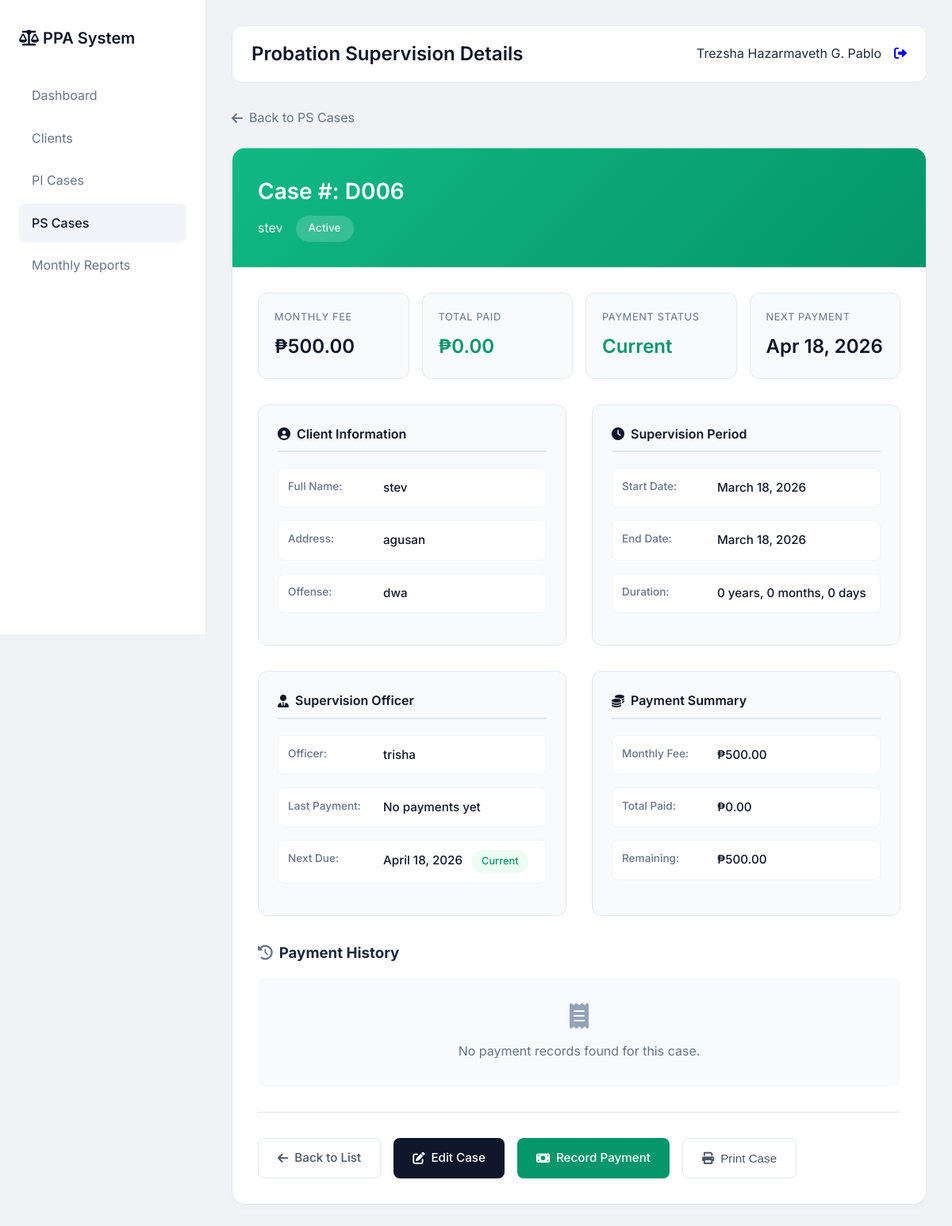
Page /ps_view.php?id=8 (signed in) on the committed database.
### tables this page shows
CREATE TABLE `probation_supervision` (
  `id` int(11) NOT NULL,
  `docket_number` varchar(50) DEFAULT NULL,
  `name` varchar(255) NOT NULL,
  `offense` text DEFAULT NULL,
  `payment` decimal(10,2) DEFAULT 0.00,
  `address` text DEFAULT NULL,
  `start_date` date DEFAULT NULL,
  `end_date` date DEFAULT NULL,
  `supervising_officer` varchar(255) DEFAULT NULL,
  `status` enum('Active','Terminated','Revoked','Completed') DEFAULT 'Active',
  `monthly_fee` decimal(10,2) DEFAULT 500.00,
  `last_payment_date` date DEFAULT NULL,
  `next_payment_date` date DEFAULT NULL,
  `created_by` int(11) DEFAULT NULL,
  `created_at` timestamp NOT NULL DEFAULT current_timestamp(),
  `updated_at` timestamp NULL DEFAULT NULL ON UPDATE current_timestamp(),
  `client_id` int(11) DEFAULT NULL,
  `source_pi_id` int(11) DEFAULT NULL
);

### ps_view.php (the view, shortened to what this page needs)
<?php
include 'config/database.php';
$id = $_GET['id'] ?? 0;
$user_role = $_SESSION['role'] ?? 'staff';
$can_edit = ($user_role == 'main' || $user_role == 'admin');
$fullname = $_SESSION['fullname'] ?? 'User';
$case = mysqli_query($conn, "SELECT * FROM probation_supervision WHERE id='$id'");
$row = mysqli_fetch_assoc($case);
$payments = mysqli_query($conn, "SELECT * FROM probation_payments WHERE probation_id='$id' ORDER BY payment_date DESC");
$total_paid = 0;
mysqli_data_seek($payments, 0);
function getPaymentStatus($last_payment, $next_payment) {
    $today = date('Y-m-d');
    return 'Current';
}
$payment_status = getPaymentStatus($row['last_payment_date'], $row['next_payment_date']);
?>
<!DOCTYPE html>
<html lang="en">
<head>
    <link rel="stylesheet" href="https://cdnjs.cloudflare.com/ajax/libs/font-awesome/6.0.0/css/all.min.css">
</head>
<body>
    <div class="app">
        <div class="sidebar">
            <div class="logo">
                <i class="fas fa-scale-balanced"></i> PPA System
            </div>
            <a href="dashboard.php" class="nav-item">Dashboard</a>
            <a href="clients.php" class="nav-item">Clients</a>
            <a href="pi_list.php" class="nav-item">PI Cases</a>
            <a href="ps_list.php" class="nav-item active">PS Cases</a>
            <a href="monthly_reports.php" class="nav-item">Monthly Reports</a>
        </div>
        <div class="main">
            <div class="top-bar">
                <h1 class="page-title">Probation Supervision Details</h1>
                <div class="user-menu">
                    <span><?php echo $fullname; ?></span>
                    <a href="logout.php"><i class="fas fa-sign-out-alt"></i></a>
                </div>
            </div>
            <a href="ps_list.php" class="back-link">
                <i class="fas fa-arrow-left"></i> Back to PS Cases
            </a>
            <div class="case-card">
                <div class="case-header">
                    <div class="case-title">Case #: <?php echo $row['docket_number']; ?></div>
                    <div class="case-subtitle">
                        <span><?php echo $row['name']; ?></span>
                        <span class="status-badge"><?php echo $row['status']; ?></span>
                    </div>
                </div>
                <div class="case-body">
                    <div class="stats-grid">
                        <div class="stat-card">
                            <div class="stat-label">Monthly Fee</div>
                            <div class="stat-value">₱<?php echo number_format($row['monthly_fee'] ?? 500, 2); ?></div>
                        </div>
                        <div class="stat-card">
                            <div class="stat-label">Total Paid</div>
                            <div class="stat-value success">₱<?php echo number_format($total_paid, 2); ?></div>
                        </div>
                        <div class="stat-card">
                            <div class="stat-label">Payment Status</div>
                            <div class="stat-value <?php
                                echo $payment_status == 'Overdue' ? 'danger' :
                                    ($payment_status == 'Current' ? 'success' : 'warning');
                            ?>">
                                <?php echo $payment_status; ?>
                            </div>
                        </div>
                        <div class="stat-card">
                            <div class="stat-label">Next Payment</div>
                            <div class="stat-value">
                                <?php echo $row['next_payment_date'] ? date('M d, Y', strtotime($row['next_payment_date'])) : 'N/A'; ?>
                            </div>
                        </div>
                    </div>
                    <div class="info-grid">
                        <div class="info-section">
                            <div class="section-title">
                                <i class="fas fa-user-circle"></i>
                                Client Information
                            </div>
                            <div class="info-row">
                                <span class="info-label">Full Name:</span>
                                <span class="info-value"><?php echo $row['name']; ?></span>
                            </div>
                            <div class="info-row">
                                <span class="info-label">Address:</span>
                                <span class="info-value"><?php echo $row['address']; ?></span>
                            </div>
                            <div class="info-row">
                                <span class="info-label">Offense:</span>
                                <span class="info-value"><?php echo $row['offense']; ?></span>
                            </div>
                        </div>
                        <div class="info-section">
                            <div class="section-title">
                                <i class="fas fa-clock"></i>
                                Supervision Period
                            </div>
                            <div class="info-row">
                                <span class="info-label">Start Date:</span>
                                <span class="info-value"><?php echo date('F d, Y', strtotime($row['start_date'])); ?></span>
                            </div>
                            <div class="info-row">
                                <span class="info-label">End Date:</span>
                                <span class="info-value"><?php echo date('F d, Y', strtotime($row['end_date'])); ?></span>
                            </div>
                            <div class="info-row">
                                <span class="info-label">Duration:</span>
                                <span class="info-value">
                                    <?php
                                    $start = new DateTime($row['start_date']);
                                    $end = new DateTime($row['end_date']);
                                    $interval = $start->diff($end);
                                    echo $interval->format('%y years, %m months, %d days');
                                    ?>
                                </span>
                            </div>
                        </div>
                        <div class="info-section">
                            <div class="section-title">
                                <i class="fas fa-user-tie"></i>
                                Supervision Officer
                            </div>
                            <div class="info-row">
                                <span class="info-label">Officer:</span>
                                <span class="info-value"><?php echo $row['supervising_officer'] ?? 'Not Assigned'; ?></span>
                            </div>
                            <div class="info-row">
                                <span class="info-label">Last Payment:</span>
                                <span class="info-value"><?php echo $row['last_payment_date'] ? date('F d, Y', strtotime($row['last_payment_date'])) : 'No payments yet'; ?></span>
                            </div>
                            <div class="info-row">
                                <span class="info-label">Next Due:</span>
                                <span class="info-value">
                                    <?php echo $row['next_payment_date'] ? date('F d, Y', strtotime($row['next_payment_date'])) : 'N/A'; ?>
                                    <?php if($payment_status == 'Overdue'): ?>
                                        <span class="payment-status payment-overdue" style="margin-left: 0.5rem;">Overdue</span>
                                    <?php elseif($payment_status == 'Current'): ?>
                                        <span class="payment-status payment-current" style="margin-left: 0.5rem;">Current</span>
                                    <?php endif; ?>
                                </span>
                            </div>
                        </div>
                        <div class="info-section">
                            <div class="section-title">
                                <i class="fas fa-coins"></i>
                                Payment Summary
                            </div>
                            <div class="info-row">
                                <span class="info-label">Monthly Fee:</span>
                                <span class="info-value">₱<?php echo number_format($row['monthly_fee'] ?? 500, 2); ?></span>
                            </div>
                            <div class="info-row">
                                <span class="info-label">Total Paid:</span>
                                <span class="info-value success">₱<?php echo number_format($total_paid, 2); ?></span>
                            </div>
                            <div class="info-row">
                                <span class="info-label">Remaining:</span>
                                <span class="info-value">
                                    <?php
                                    $months_elapsed = ceil((time() - strtotime($row['start_date'])) / (30 * 24 * 60 * 60));
                                    $expected = $months_elapsed * ($row['monthly_fee'] ?? 500);
                                    $remaining = max(0, $expected - $total_paid);
                                    echo '₱' . number_format($remaining, 2);
                                    ?>
                                </span>
                            </div>
                        </div>
                    </div>
                    <div style="margin-top: 2rem;">
                        <h3 style="margin-bottom: 1rem; display: flex; align-items: center; gap: 0.5rem;">
                            <i class="fas fa-history" style="color: #64748b;"></i>
                            Payment History
                        </h3>
                        <?php if(mysqli_num_rows($payments) > 0): ?>
                            <div class="table-container">
                                <table>
                                    <thead>
                                        <tr>
                                            <th>Date</th>
                                            <th>Receipt #</th>
                                            <th>Amount</th>
                                            <th>Notes</th>
                                        </tr>
                                    </thead>
                                    <tbody>
                                        <?php while($p = mysqli_fetch_assoc($payments)): ?>
                                        <tr>
                                            <td><?php echo date('F d, Y', strtotime($p['payment_date'])); ?></td>
                                            <td><?php echo $p['receipt_number'] ?: 'N/A'; ?></td>
                                            <td class="amount">₱<?php echo number_format($p['amount'], 2); ?></td>
                                            <td><?php echo $p['notes'] ?: '-'; ?></td>
                                        </tr>
                                        <?php endwhile; ?>
                                    </tbody>
                                </table>
                            </div>
                        <?php else: ?>
                            <div class="no-data">
                                <i class="fas fa-receipt" style="font-size: 2rem; margin-bottom: 1rem; color: #94a3b8;"></i>
                                <p>No payment records found for this case.</p>
                            </div>
                        <?php endif; ?>
                    </div>
                    <div class="action-buttons">
                        <a href="ps_list.php" class="btn btn-secondary">
                            <i class="fas fa-arrow-left"></i> Back to List
                        </a>
                        <?php if($can_edit): ?>
                            <a href="ps_edit.php?id=<?php echo $id; ?>" class="btn btn-primary">
                                <i class="fas fa-edit"></i> Edit Case
                            </a>
                            <a href="ps_payment.php?id=<?php echo $id; ?>" class="btn btn-success">
                                <i class="fas fa-money-bill"></i> Record Payment
                            </a>
                        <?php endif; ?>
                        <button onclick="window.print()" class="btn btn-secondary">
                            <i class="fas fa-print"></i> Print Case
                        </button>
                    </div>
                </div>
            </div>
        </div>
    </div>
</body>
</html>

### rows in the picture
probation_supervision: docket_number "D006", name "stev", status "Active", monthly_fee "500.00", payment_status "Current", next_payment_date "Apr 18, 2026", address "agusan", offense "dwa", start_date "March 18, 2026", end_date "March 18, 2026", $interval->format('%y years, %m months, %d days') "0 years, 0 months, 0 days", supervising_officer "trisha", next_payment_date "April 18, 2026"

### other values in the picture
$fullname "Trezsha Hazarmaveth G. Pablo"
$total_paid "0.00"
